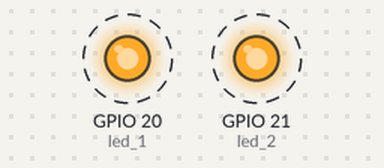
The program below on a simulated Raspberry Pi (BCM pin numbers). Shown: output pins drawn as LEDs (lit = HIGH). Dashed ring = blinking.

Above: at 0.5 s.
Timing chart, 0 to 4.6 s (numbered marks = the images above):
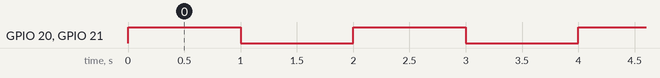

Measured:
- by itself, GPIO 20 (led_1), GPIO 21 (led_2): alternates HIGH for 1.0 s and LOW for 1.0 s

The program:

testGPIO.py
```python
from gpiozero import LED
from time import sleep


def main():
    led_1 = LED(20)
    led_2 = LED(21)

    while True:
        led_1.on()
        led_2.on()
        sleep(1)
        led_1.off()
        led_2.off()
        sleep(1)


if __name__ == '__main__':
    main()
```
